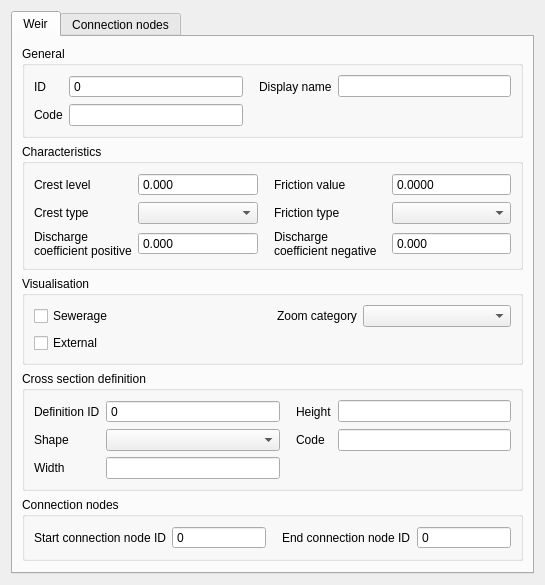
<?xml version="1.0" encoding="UTF-8"?>
<ui version="4.0">
 <class>Dialog</class>
 <widget class="QDialog" name="Dialog">
  <property name="geometry">
   <rect>
    <x>0</x>
    <y>0</y>
    <width>545</width>
    <height>523</height>
   </rect>
  </property>
  <property name="windowTitle">
   <string>Dialog</string>
  </property>
  <layout class="QGridLayout" name="gridLayout">
   <item row="0" column="0">
    <widget class="QTabWidget" name="tabWidget">
     <property name="locale">
      <locale language="English" country="UnitedStates"/>
     </property>
     <property name="inputMethodHints">
      <set>Qt::ImhNone</set>
     </property>
     <property name="currentIndex">
      <number>0</number>
     </property>
     <widget class="QWidget" name="tab">
      <attribute name="title">
       <string>Weir</string>
      </attribute>
      <layout class="QGridLayout" name="gridLayout_18">
       <item row="4" column="0">
        <widget class="QGroupBox" name="grp_conn_node">
         <property name="locale">
          <locale language="English" country="UnitedStates"/>
         </property>
         <property name="inputMethodHints">
          <set>Qt::ImhNone</set>
         </property>
         <property name="title">
          <string>Connection nodes</string>
         </property>
         <layout class="QGridLayout" name="gridLayout_6">
          <item row="0" column="1">
           <widget class="QgsSpinBox" name="connection_node_start_id">
            <property name="sizePolicy">
             <sizepolicy hsizetype="Expanding" vsizetype="Fixed">
              <horstretch>0</horstretch>
              <verstretch>0</verstretch>
             </sizepolicy>
            </property>
            <property name="locale">
             <locale language="English" country="UnitedStates"/>
            </property>
            <property name="inputMethodHints">
             <set>Qt::ImhNone</set>
            </property>
            <property name="readOnly">
             <bool>true</bool>
            </property>
            <property name="buttonSymbols">
             <enum>QAbstractSpinBox::NoButtons</enum>
            </property>
            <property name="maximum">
             <number>999999999</number>
            </property>
            <property name="clearValue" stdset="0">
             <bool>true</bool>
            </property>
            <property name="expressionsEnabled" stdset="0">
             <bool>false</bool>
            </property>
           </widget>
          </item>
          <item row="0" column="0">
           <widget class="QLabel" name="label_18">
            <property name="locale">
             <locale language="English" country="UnitedStates"/>
            </property>
            <property name="inputMethodHints">
             <set>Qt::ImhNone</set>
            </property>
            <property name="text">
             <string>Start connection node ID</string>
            </property>
            <property name="alignment">
             <set>Qt::AlignLeading|Qt::AlignLeft|Qt::AlignVCenter</set>
            </property>
           </widget>
          </item>
          <item row="0" column="3">
           <widget class="QgsSpinBox" name="connection_node_end_id">
            <property name="sizePolicy">
             <sizepolicy hsizetype="Expanding" vsizetype="Fixed">
              <horstretch>0</horstretch>
              <verstretch>0</verstretch>
             </sizepolicy>
            </property>
            <property name="locale">
             <locale language="English" country="UnitedStates"/>
            </property>
            <property name="inputMethodHints">
             <set>Qt::ImhNone</set>
            </property>
            <property name="readOnly">
             <bool>true</bool>
            </property>
            <property name="buttonSymbols">
             <enum>QAbstractSpinBox::NoButtons</enum>
            </property>
            <property name="maximum">
             <number>999999999</number>
            </property>
            <property name="clearValue" stdset="0">
             <bool>true</bool>
            </property>
            <property name="expressionsEnabled" stdset="0">
             <bool>false</bool>
            </property>
           </widget>
          </item>
          <item row="0" column="2">
           <widget class="QLabel" name="label_19">
            <property name="locale">
             <locale language="English" country="UnitedStates"/>
            </property>
            <property name="inputMethodHints">
             <set>Qt::ImhNone</set>
            </property>
            <property name="text">
             <string>End connection node ID</string>
            </property>
            <property name="alignment">
             <set>Qt::AlignLeading|Qt::AlignLeft|Qt::AlignVCenter</set>
            </property>
            <property name="indent">
             <number>10</number>
            </property>
           </widget>
          </item>
         </layout>
        </widget>
       </item>
       <item row="0" column="0">
        <widget class="QGroupBox" name="grp_general">
         <property name="enabled">
          <bool>true</bool>
         </property>
         <property name="locale">
          <locale language="English" country="UnitedStates"/>
         </property>
         <property name="title">
          <string>General</string>
         </property>
         <layout class="QGridLayout" name="gridLayout_2">
          <item row="0" column="2">
           <widget class="QLabel" name="label_2">
            <property name="locale">
             <locale language="English" country="UnitedStates"/>
            </property>
            <property name="text">
             <string>Display name</string>
            </property>
            <property name="alignment">
             <set>Qt::AlignLeading|Qt::AlignLeft|Qt::AlignVCenter</set>
            </property>
            <property name="indent">
             <number>10</number>
            </property>
           </widget>
          </item>
          <item row="0" column="3">
           <widget class="QLineEdit" name="display_name">
            <property name="sizePolicy">
             <sizepolicy hsizetype="Expanding" vsizetype="Fixed">
              <horstretch>0</horstretch>
              <verstretch>0</verstretch>
             </sizepolicy>
            </property>
            <property name="locale">
             <locale language="English" country="UnitedStates"/>
            </property>
            <property name="clearButtonEnabled">
             <bool>true</bool>
            </property>
           </widget>
          </item>
          <item row="0" column="0">
           <widget class="QLabel" name="label">
            <property name="locale">
             <locale language="English" country="UnitedStates"/>
            </property>
            <property name="text">
             <string>ID</string>
            </property>
            <property name="alignment">
             <set>Qt::AlignLeading|Qt::AlignLeft|Qt::AlignVCenter</set>
            </property>
           </widget>
          </item>
          <item row="1" column="0">
           <widget class="QLabel" name="label_3">
            <property name="locale">
             <locale language="English" country="UnitedStates"/>
            </property>
            <property name="text">
             <string>Code</string>
            </property>
            <property name="alignment">
             <set>Qt::AlignLeading|Qt::AlignLeft|Qt::AlignVCenter</set>
            </property>
           </widget>
          </item>
          <item row="1" column="1">
           <widget class="QLineEdit" name="code">
            <property name="sizePolicy">
             <sizepolicy hsizetype="Expanding" vsizetype="Fixed">
              <horstretch>0</horstretch>
              <verstretch>0</verstretch>
             </sizepolicy>
            </property>
            <property name="locale">
             <locale language="English" country="UnitedStates"/>
            </property>
            <property name="clearButtonEnabled">
             <bool>true</bool>
            </property>
           </widget>
          </item>
          <item row="0" column="1">
           <widget class="QgsSpinBox" name="id">
            <property name="locale">
             <locale language="English" country="UnitedStates"/>
            </property>
            <property name="readOnly">
             <bool>true</bool>
            </property>
            <property name="buttonSymbols">
             <enum>QAbstractSpinBox::NoButtons</enum>
            </property>
            <property name="maximum">
             <number>99999999</number>
            </property>
            <property name="showClearButton" stdset="0">
             <bool>true</bool>
            </property>
            <property name="clearValue" stdset="0">
             <bool>true</bool>
            </property>
            <property name="expressionsEnabled" stdset="0">
             <bool>false</bool>
            </property>
           </widget>
          </item>
         </layout>
        </widget>
       </item>
       <item row="5" column="0">
        <spacer name="verticalSpacer_3">
         <property name="orientation">
          <enum>Qt::Vertical</enum>
         </property>
         <property name="sizeHint" stdset="0">
          <size>
           <width>20</width>
           <height>40</height>
          </size>
         </property>
        </spacer>
       </item>
       <item row="3" column="0">
        <widget class="QGroupBox" name="grp_characteristics_def">
         <property name="locale">
          <locale language="English" country="UnitedStates"/>
         </property>
         <property name="inputMethodHints">
          <set>Qt::ImhNone</set>
         </property>
         <property name="title">
          <string>Cross section definition</string>
         </property>
         <layout class="QGridLayout" name="gridLayout_3">
          <item row="1" column="0">
           <widget class="QLabel" name="label_5">
            <property name="locale">
             <locale language="English" country="UnitedStates"/>
            </property>
            <property name="inputMethodHints">
             <set>Qt::ImhNone</set>
            </property>
            <property name="text">
             <string>Shape</string>
            </property>
            <property name="alignment">
             <set>Qt::AlignLeading|Qt::AlignLeft|Qt::AlignVCenter</set>
            </property>
           </widget>
          </item>
          <item row="1" column="2">
           <widget class="QLabel" name="label_14">
            <property name="locale">
             <locale language="English" country="UnitedStates"/>
            </property>
            <property name="inputMethodHints">
             <set>Qt::ImhNone</set>
            </property>
            <property name="text">
             <string>Code</string>
            </property>
            <property name="alignment">
             <set>Qt::AlignLeading|Qt::AlignLeft|Qt::AlignVCenter</set>
            </property>
            <property name="indent">
             <number>10</number>
            </property>
           </widget>
          </item>
          <item row="2" column="0">
           <widget class="QLabel" name="label_7">
            <property name="locale">
             <locale language="English" country="UnitedStates"/>
            </property>
            <property name="inputMethodHints">
             <set>Qt::ImhNone</set>
            </property>
            <property name="text">
             <string>Width</string>
            </property>
            <property name="alignment">
             <set>Qt::AlignLeading|Qt::AlignLeft|Qt::AlignVCenter</set>
            </property>
           </widget>
          </item>
          <item row="0" column="2">
           <widget class="QLabel" name="label_13">
            <property name="locale">
             <locale language="English" country="UnitedStates"/>
            </property>
            <property name="inputMethodHints">
             <set>Qt::ImhNone</set>
            </property>
            <property name="text">
             <string>Height</string>
            </property>
            <property name="alignment">
             <set>Qt::AlignLeading|Qt::AlignLeft|Qt::AlignVCenter</set>
            </property>
            <property name="indent">
             <number>10</number>
            </property>
           </widget>
          </item>
          <item row="0" column="0">
           <widget class="QLabel" name="label_8">
            <property name="locale">
             <locale language="English" country="UnitedStates"/>
            </property>
            <property name="inputMethodHints">
             <set>Qt::ImhNone</set>
            </property>
            <property name="text">
             <string>Definition ID</string>
            </property>
           </widget>
          </item>
          <item row="0" column="1">
           <widget class="QgsSpinBox" name="cross_section_definition_id">
            <property name="locale">
             <locale language="English" country="UnitedStates"/>
            </property>
            <property name="inputMethodHints">
             <set>Qt::ImhNone</set>
            </property>
            <property name="readOnly">
             <bool>true</bool>
            </property>
            <property name="buttonSymbols">
             <enum>QAbstractSpinBox::NoButtons</enum>
            </property>
           </widget>
          </item>
          <item row="1" column="3">
           <widget class="QLineEdit" name="cross_section_definition_code">
            <property name="locale">
             <locale language="English" country="UnitedStates"/>
            </property>
            <property name="inputMethodHints">
             <set>Qt::ImhNone</set>
            </property>
            <property name="clearButtonEnabled">
             <bool>true</bool>
            </property>
           </widget>
          </item>
          <item row="1" column="1">
           <widget class="QComboBox" name="cross_section_definition_shape">
            <property name="locale">
             <locale language="English" country="UnitedStates"/>
            </property>
            <property name="inputMethodHints">
             <set>Qt::ImhNone</set>
            </property>
           </widget>
          </item>
          <item row="2" column="1">
           <widget class="QLineEdit" name="cross_section_definition_width">
            <property name="locale">
             <locale language="English" country="UnitedStates"/>
            </property>
            <property name="inputMethodHints">
             <set>Qt::ImhNone</set>
            </property>
            <property name="clearButtonEnabled">
             <bool>true</bool>
            </property>
           </widget>
          </item>
          <item row="0" column="3">
           <widget class="QLineEdit" name="cross_section_definition_height">
            <property name="locale">
             <locale language="English" country="UnitedStates"/>
            </property>
            <property name="inputMethodHints">
             <set>Qt::ImhNone</set>
            </property>
            <property name="clearButtonEnabled">
             <bool>true</bool>
            </property>
           </widget>
          </item>
         </layout>
        </widget>
       </item>
       <item row="1" column="0">
        <widget class="QGroupBox" name="grp_characteristics">
         <property name="enabled">
          <bool>true</bool>
         </property>
         <property name="locale">
          <locale language="English" country="UnitedStates"/>
         </property>
         <property name="title">
          <string>Characteristics</string>
         </property>
         <layout class="QGridLayout" name="gridLayout_4">
          <item row="4" column="1">
           <widget class="QgsDoubleSpinBox" name="discharge_coefficient_positive">
            <property name="sizePolicy">
             <sizepolicy hsizetype="Expanding" vsizetype="Fixed">
              <horstretch>0</horstretch>
              <verstretch>0</verstretch>
             </sizepolicy>
            </property>
            <property name="locale">
             <locale language="English" country="UnitedStates"/>
            </property>
            <property name="buttonSymbols">
             <enum>QAbstractSpinBox::NoButtons</enum>
            </property>
            <property name="decimals">
             <number>3</number>
            </property>
            <property name="maximum">
             <double>1000000.000000000000000</double>
            </property>
            <property name="showClearButton" stdset="0">
             <bool>true</bool>
            </property>
            <property name="clearValue" stdset="0">
             <bool>true</bool>
            </property>
            <property name="expressionsEnabled" stdset="0">
             <bool>true</bool>
            </property>
           </widget>
          </item>
          <item row="4" column="0">
           <widget class="QLabel" name="label_9">
            <property name="locale">
             <locale language="English" country="UnitedStates"/>
            </property>
            <property name="text">
             <string>Discharge
coefficient positive</string>
            </property>
            <property name="textFormat">
             <enum>Qt::PlainText</enum>
            </property>
            <property name="alignment">
             <set>Qt::AlignLeading|Qt::AlignLeft|Qt::AlignVCenter</set>
            </property>
            <property name="wordWrap">
             <bool>true</bool>
            </property>
            <property name="indent">
             <number>-1</number>
            </property>
           </widget>
          </item>
          <item row="1" column="1">
           <widget class="QgsDoubleSpinBox" name="crest_level">
            <property name="sizePolicy">
             <sizepolicy hsizetype="Expanding" vsizetype="Fixed">
              <horstretch>0</horstretch>
              <verstretch>0</verstretch>
             </sizepolicy>
            </property>
            <property name="locale">
             <locale language="English" country="UnitedStates"/>
            </property>
            <property name="buttonSymbols">
             <enum>QAbstractSpinBox::NoButtons</enum>
            </property>
            <property name="decimals">
             <number>3</number>
            </property>
            <property name="maximum">
             <double>1000000.000000000000000</double>
            </property>
            <property name="showClearButton" stdset="0">
             <bool>true</bool>
            </property>
            <property name="clearValue" stdset="0">
             <bool>true</bool>
            </property>
            <property name="expressionsEnabled" stdset="0">
             <bool>true</bool>
            </property>
           </widget>
          </item>
          <item row="1" column="2">
           <widget class="QLabel" name="label_10">
            <property name="locale">
             <locale language="English" country="UnitedStates"/>
            </property>
            <property name="inputMethodHints">
             <set>Qt::ImhNone</set>
            </property>
            <property name="text">
             <string>Friction value</string>
            </property>
            <property name="alignment">
             <set>Qt::AlignLeading|Qt::AlignLeft|Qt::AlignVCenter</set>
            </property>
            <property name="margin">
             <number>0</number>
            </property>
            <property name="indent">
             <number>10</number>
            </property>
           </widget>
          </item>
          <item row="2" column="3">
           <widget class="QComboBox" name="friction_type">
            <property name="locale">
             <locale language="English" country="UnitedStates"/>
            </property>
            <property name="inputMethodHints">
             <set>Qt::ImhNone</set>
            </property>
           </widget>
          </item>
          <item row="1" column="3">
           <widget class="QgsDoubleSpinBox" name="friction_value">
            <property name="sizePolicy">
             <sizepolicy hsizetype="Expanding" vsizetype="Fixed">
              <horstretch>0</horstretch>
              <verstretch>0</verstretch>
             </sizepolicy>
            </property>
            <property name="locale">
             <locale language="English" country="UnitedStates"/>
            </property>
            <property name="inputMethodHints">
             <set>Qt::ImhNone</set>
            </property>
            <property name="buttonSymbols">
             <enum>QAbstractSpinBox::NoButtons</enum>
            </property>
            <property name="decimals">
             <number>4</number>
            </property>
            <property name="maximum">
             <double>1000000.000000000000000</double>
            </property>
            <property name="showClearButton" stdset="0">
             <bool>true</bool>
            </property>
            <property name="clearValue" stdset="0">
             <bool>true</bool>
            </property>
            <property name="expressionsEnabled" stdset="0">
             <bool>true</bool>
            </property>
           </widget>
          </item>
          <item row="2" column="1">
           <widget class="QComboBox" name="crest_type">
            <property name="locale">
             <locale language="English" country="UnitedStates"/>
            </property>
           </widget>
          </item>
          <item row="2" column="2">
           <widget class="QLabel" name="label_11">
            <property name="locale">
             <locale language="English" country="UnitedStates"/>
            </property>
            <property name="inputMethodHints">
             <set>Qt::ImhNone</set>
            </property>
            <property name="text">
             <string>Friction type</string>
            </property>
            <property name="alignment">
             <set>Qt::AlignLeading|Qt::AlignLeft|Qt::AlignVCenter</set>
            </property>
            <property name="indent">
             <number>10</number>
            </property>
           </widget>
          </item>
          <item row="2" column="0">
           <widget class="QLabel" name="label_6">
            <property name="locale">
             <locale language="English" country="UnitedStates"/>
            </property>
            <property name="text">
             <string>Crest type</string>
            </property>
            <property name="alignment">
             <set>Qt::AlignLeading|Qt::AlignLeft|Qt::AlignVCenter</set>
            </property>
           </widget>
          </item>
          <item row="1" column="0">
           <widget class="QLabel" name="label_12">
            <property name="locale">
             <locale language="English" country="UnitedStates"/>
            </property>
            <property name="text">
             <string>Crest level</string>
            </property>
            <property name="alignment">
             <set>Qt::AlignLeading|Qt::AlignLeft|Qt::AlignVCenter</set>
            </property>
           </widget>
          </item>
          <item row="4" column="2">
           <widget class="QLabel" name="label_15">
            <property name="text">
             <string>Discharge coefficient negative</string>
            </property>
            <property name="alignment">
             <set>Qt::AlignLeading|Qt::AlignLeft|Qt::AlignVCenter</set>
            </property>
            <property name="wordWrap">
             <bool>true</bool>
            </property>
            <property name="margin">
             <number>0</number>
            </property>
            <property name="indent">
             <number>10</number>
            </property>
           </widget>
          </item>
          <item row="4" column="3">
           <widget class="QgsDoubleSpinBox" name="discharge_coefficient_negative">
            <property name="sizePolicy">
             <sizepolicy hsizetype="Expanding" vsizetype="Fixed">
              <horstretch>0</horstretch>
              <verstretch>0</verstretch>
             </sizepolicy>
            </property>
            <property name="locale">
             <locale language="English" country="UnitedStates"/>
            </property>
            <property name="inputMethodHints">
             <set>Qt::ImhNone</set>
            </property>
            <property name="buttonSymbols">
             <enum>QAbstractSpinBox::NoButtons</enum>
            </property>
            <property name="decimals">
             <number>3</number>
            </property>
            <property name="minimum">
             <double>-9999999999.000000000000000</double>
            </property>
            <property name="maximum">
             <double>9999999999.000000000000000</double>
            </property>
            <property name="showClearButton" stdset="0">
             <bool>true</bool>
            </property>
            <property name="clearValue" stdset="0">
             <bool>true</bool>
            </property>
            <property name="expressionsEnabled" stdset="0">
             <bool>true</bool>
            </property>
           </widget>
          </item>
         </layout>
        </widget>
       </item>
       <item row="2" column="0">
        <widget class="QGroupBox" name="grp_visualisation">
         <property name="enabled">
          <bool>true</bool>
         </property>
         <property name="locale">
          <locale language="English" country="UnitedStates"/>
         </property>
         <property name="title">
          <string>Visualisation</string>
         </property>
         <layout class="QGridLayout" name="gridLayout_5">
          <item row="0" column="1">
           <widget class="QCheckBox" name="sewerage">
            <property name="text">
             <string>Sewerage</string>
            </property>
           </widget>
          </item>
          <item row="0" column="5">
           <widget class="QComboBox" name="zoom_category">
            <property name="sizePolicy">
             <sizepolicy hsizetype="Expanding" vsizetype="Fixed">
              <horstretch>0</horstretch>
              <verstretch>0</verstretch>
             </sizepolicy>
            </property>
            <property name="locale">
             <locale language="English" country="UnitedStates"/>
            </property>
           </widget>
          </item>
          <item row="0" column="4">
           <widget class="QLabel" name="label_16">
            <property name="locale">
             <locale language="English" country="UnitedStates"/>
            </property>
            <property name="text">
             <string>Zoom category</string>
            </property>
            <property name="alignment">
             <set>Qt::AlignLeading|Qt::AlignLeft|Qt::AlignVCenter</set>
            </property>
            <property name="indent">
             <number>10</number>
            </property>
           </widget>
          </item>
          <item row="0" column="3">
           <spacer name="horizontalSpacer">
            <property name="orientation">
             <enum>Qt::Horizontal</enum>
            </property>
            <property name="sizeHint" stdset="0">
             <size>
              <width>40</width>
              <height>20</height>
             </size>
            </property>
           </spacer>
          </item>
          <item row="1" column="1">
           <widget class="QCheckBox" name="external">
            <property name="text">
             <string>External</string>
            </property>
           </widget>
          </item>
         </layout>
        </widget>
       </item>
      </layout>
     </widget>
     <widget class="QWidget" name="tab_connection_nodes">
      <attribute name="title">
       <string>Connection nodes</string>
      </attribute>
      <layout class="QGridLayout" name="gridLayout_19">
       <item row="1" column="0">
        <widget class="QGroupBox" name="grp_conn_node_2">
         <property name="enabled">
          <bool>true</bool>
         </property>
         <property name="title">
          <string>Ending connection node</string>
         </property>
         <layout class="QGridLayout" name="gridLayout_17">
          <item row="0" column="2">
           <widget class="QLabel" name="label_52">
            <property name="text">
             <string>Node initial water level</string>
            </property>
            <property name="alignment">
             <set>Qt::AlignLeading|Qt::AlignLeft|Qt::AlignVCenter</set>
            </property>
            <property name="indent">
             <number>10</number>
            </property>
           </widget>
          </item>
          <item row="0" column="0">
           <widget class="QLabel" name="label_53">
            <property name="text">
             <string>Connection node ID</string>
            </property>
            <property name="alignment">
             <set>Qt::AlignLeading|Qt::AlignLeft|Qt::AlignVCenter</set>
            </property>
           </widget>
          </item>
          <item row="1" column="0">
           <widget class="QLabel" name="label_54">
            <property name="text">
             <string>Node code</string>
            </property>
            <property name="alignment">
             <set>Qt::AlignLeading|Qt::AlignLeft|Qt::AlignVCenter</set>
            </property>
           </widget>
          </item>
          <item row="1" column="1">
           <widget class="QLineEdit" name="connection_node_2_code">
            <property name="sizePolicy">
             <sizepolicy hsizetype="Expanding" vsizetype="Fixed">
              <horstretch>0</horstretch>
              <verstretch>0</verstretch>
             </sizepolicy>
            </property>
            <property name="clearButtonEnabled">
             <bool>true</bool>
            </property>
           </widget>
          </item>
          <item row="1" column="2">
           <widget class="QLabel" name="label_55">
            <property name="text">
             <string>Node storage area</string>
            </property>
            <property name="alignment">
             <set>Qt::AlignLeading|Qt::AlignLeft|Qt::AlignVCenter</set>
            </property>
            <property name="indent">
             <number>10</number>
            </property>
           </widget>
          </item>
          <item row="0" column="1">
           <widget class="QgsSpinBox" name="connection_node_2_id">
            <property name="sizePolicy">
             <sizepolicy hsizetype="Expanding" vsizetype="Fixed">
              <horstretch>0</horstretch>
              <verstretch>0</verstretch>
             </sizepolicy>
            </property>
            <property name="readOnly">
             <bool>true</bool>
            </property>
            <property name="buttonSymbols">
             <enum>QAbstractSpinBox::NoButtons</enum>
            </property>
            <property name="maximum">
             <number>999999999</number>
            </property>
            <property name="clearValue" stdset="0">
             <bool>true</bool>
            </property>
            <property name="expressionsEnabled" stdset="0">
             <bool>false</bool>
            </property>
           </widget>
          </item>
          <item row="0" column="3">
           <widget class="QgsDoubleSpinBox" name="connection_node_2_initial_waterlevel">
            <property name="sizePolicy">
             <sizepolicy hsizetype="Expanding" vsizetype="Fixed">
              <horstretch>0</horstretch>
              <verstretch>0</verstretch>
             </sizepolicy>
            </property>
            <property name="buttonSymbols">
             <enum>QAbstractSpinBox::NoButtons</enum>
            </property>
            <property name="minimum">
             <double>-1000.000000000000000</double>
            </property>
            <property name="maximum">
             <double>1000000.000000000000000</double>
            </property>
            <property name="showClearButton" stdset="0">
             <bool>true</bool>
            </property>
            <property name="clearValue" stdset="0">
             <bool>true</bool>
            </property>
            <property name="expressionsEnabled" stdset="0">
             <bool>true</bool>
            </property>
           </widget>
          </item>
          <item row="1" column="3">
           <widget class="QgsDoubleSpinBox" name="connection_node_2_storage_area">
            <property name="sizePolicy">
             <sizepolicy hsizetype="Expanding" vsizetype="Fixed">
              <horstretch>0</horstretch>
              <verstretch>0</verstretch>
             </sizepolicy>
            </property>
            <property name="buttonSymbols">
             <enum>QAbstractSpinBox::NoButtons</enum>
            </property>
            <property name="maximum">
             <double>999999999.000000000000000</double>
            </property>
            <property name="clearValue" stdset="0">
             <bool>true</bool>
            </property>
           </widget>
          </item>
         </layout>
        </widget>
       </item>
       <item row="2" column="0">
        <spacer name="verticalSpacer_2">
         <property name="orientation">
          <enum>Qt::Vertical</enum>
         </property>
         <property name="sizeHint" stdset="0">
          <size>
           <width>20</width>
           <height>40</height>
          </size>
         </property>
        </spacer>
       </item>
       <item row="0" column="0">
        <widget class="QGroupBox" name="grp_conn_node_1">
         <property name="enabled">
          <bool>true</bool>
         </property>
         <property name="title">
          <string>Starting connection node</string>
         </property>
         <layout class="QGridLayout" name="gridLayout_8">
          <item row="0" column="2">
           <widget class="QLabel" name="label_17">
            <property name="text">
             <string>Node initial water level</string>
            </property>
            <property name="alignment">
             <set>Qt::AlignLeading|Qt::AlignLeft|Qt::AlignVCenter</set>
            </property>
            <property name="indent">
             <number>10</number>
            </property>
           </widget>
          </item>
          <item row="0" column="0">
           <widget class="QLabel" name="label_20">
            <property name="text">
             <string>Connection node ID</string>
            </property>
            <property name="alignment">
             <set>Qt::AlignLeading|Qt::AlignLeft|Qt::AlignVCenter</set>
            </property>
           </widget>
          </item>
          <item row="1" column="0">
           <widget class="QLabel" name="label_21">
            <property name="text">
             <string>Node code</string>
            </property>
            <property name="alignment">
             <set>Qt::AlignLeading|Qt::AlignLeft|Qt::AlignVCenter</set>
            </property>
           </widget>
          </item>
          <item row="1" column="1">
           <widget class="QLineEdit" name="connection_node_1_code">
            <property name="sizePolicy">
             <sizepolicy hsizetype="Expanding" vsizetype="Fixed">
              <horstretch>0</horstretch>
              <verstretch>0</verstretch>
             </sizepolicy>
            </property>
            <property name="clearButtonEnabled">
             <bool>true</bool>
            </property>
           </widget>
          </item>
          <item row="1" column="2">
           <widget class="QLabel" name="label_22">
            <property name="text">
             <string>Node storage area</string>
            </property>
            <property name="alignment">
             <set>Qt::AlignLeading|Qt::AlignLeft|Qt::AlignVCenter</set>
            </property>
            <property name="indent">
             <number>10</number>
            </property>
           </widget>
          </item>
          <item row="0" column="1">
           <widget class="QgsSpinBox" name="connection_node_1_id">
            <property name="sizePolicy">
             <sizepolicy hsizetype="Expanding" vsizetype="Fixed">
              <horstretch>0</horstretch>
              <verstretch>0</verstretch>
             </sizepolicy>
            </property>
            <property name="readOnly">
             <bool>true</bool>
            </property>
            <property name="buttonSymbols">
             <enum>QAbstractSpinBox::NoButtons</enum>
            </property>
            <property name="maximum">
             <number>999999999</number>
            </property>
            <property name="clearValue" stdset="0">
             <bool>true</bool>
            </property>
            <property name="expressionsEnabled" stdset="0">
             <bool>false</bool>
            </property>
           </widget>
          </item>
          <item row="0" column="3">
           <widget class="QgsDoubleSpinBox" name="connection_node_1_initial_waterlevel">
            <property name="sizePolicy">
             <sizepolicy hsizetype="Expanding" vsizetype="Fixed">
              <horstretch>0</horstretch>
              <verstretch>0</verstretch>
             </sizepolicy>
            </property>
            <property name="buttonSymbols">
             <enum>QAbstractSpinBox::NoButtons</enum>
            </property>
            <property name="minimum">
             <double>-1000.000000000000000</double>
            </property>
            <property name="maximum">
             <double>1000000.000000000000000</double>
            </property>
            <property name="showClearButton" stdset="0">
             <bool>true</bool>
            </property>
            <property name="clearValue" stdset="0">
             <bool>true</bool>
            </property>
            <property name="expressionsEnabled" stdset="0">
             <bool>true</bool>
            </property>
           </widget>
          </item>
          <item row="1" column="3">
           <widget class="QgsDoubleSpinBox" name="connection_node_1_storage_area">
            <property name="sizePolicy">
             <sizepolicy hsizetype="Expanding" vsizetype="Fixed">
              <horstretch>0</horstretch>
              <verstretch>0</verstretch>
             </sizepolicy>
            </property>
            <property name="buttonSymbols">
             <enum>QAbstractSpinBox::NoButtons</enum>
            </property>
            <property name="maximum">
             <double>999999999.000000000000000</double>
            </property>
            <property name="clearValue" stdset="0">
             <bool>true</bool>
            </property>
           </widget>
          </item>
         </layout>
        </widget>
       </item>
      </layout>
     </widget>
    </widget>
   </item>
  </layout>
 </widget>
 <customwidgets>
  <customwidget>
   <class>QgsDoubleSpinBox</class>
   <extends>QDoubleSpinBox</extends>
   <header>qgsdoublespinbox.h</header>
  </customwidget>
  <customwidget>
   <class>QgsSpinBox</class>
   <extends>QSpinBox</extends>
   <header>qgsspinbox.h</header>
  </customwidget>
 </customwidgets>
 <resources/>
 <connections/>
</ui>
